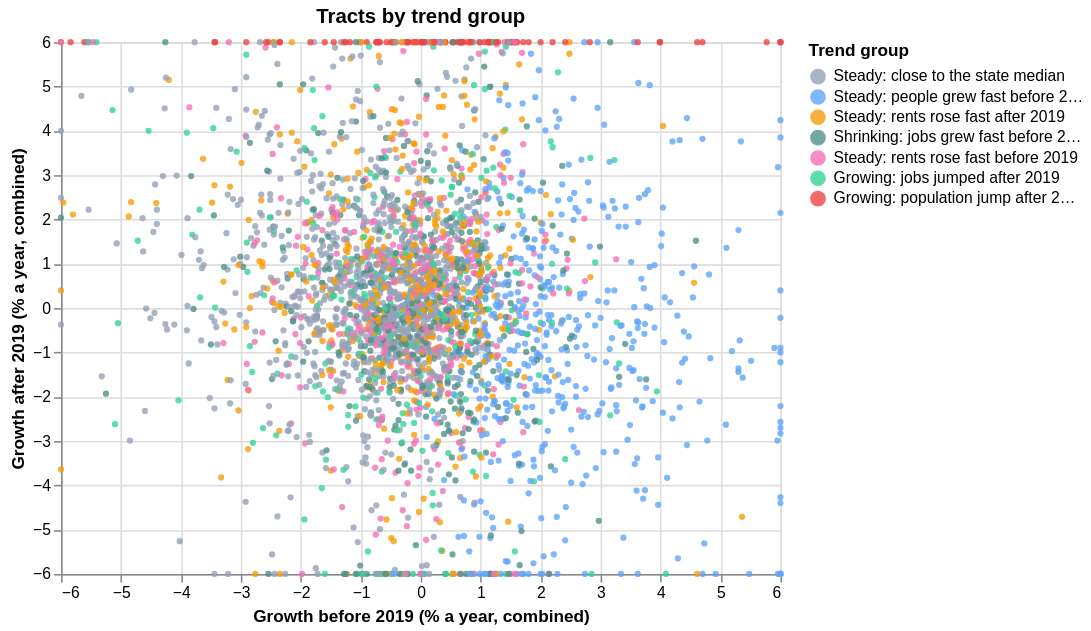

Write notebook code for a chart like this one.
### Markdown cell above
### Explore the groups

Left: each tract by its growth before and after 2019, coloured by group. Click a group in the legend to pick it (shift-click for more). Right: the map you can zoom and hover. The groups are descriptive, not natural clusters (silhouette 0.136).

### Code cell
tg = pd.read_csv(ROOT / "data/processed/trends_tract.csv", dtype={"GEOID": str})
tg = tg[tg.trend_group.notna() & (tg.trend_group != "Not enough data")]
pts = tg[["GEOID", "trend_group", "growth_before", "growth_after"]].dropna().copy()
pts[["growth_before", "growth_after"]] = (pts[["growth_before", "growth_after"]] * 100).clip(-6, 6).round(2)
order = list(pts.trend_group.value_counts().index)
palette = ["#94a3b8", "#60a5fa", "#f59e0b", "#4f918b", "#f472b6", "#34d399", "#ef4444", "#14b8a6"][: len(order)]

grp = alt.selection_point(fields=["trend_group"], bind="legend")
alt.Chart(pts).mark_circle(size=16).encode(
    x=alt.X("growth_before:Q", title="Growth before 2019 (% a year, combined)"),
    y=alt.Y("growth_after:Q", title="Growth after 2019 (% a year, combined)"),
    color=alt.Color("trend_group:N", title="Trend group", scale=alt.Scale(domain=order, range=palette)),
    opacity=alt.condition(grp, alt.value(0.8), alt.value(0.05)),
    tooltip=[alt.Tooltip("GEOID:N", title="Tract"), alt.Tooltip("trend_group:N", title="Group"), "growth_before:Q", "growth_after:Q"],
).add_params(grp).properties(width=460, height=340, title="Tracts by trend group")

### Figure 1 — Vega-Lite specification as saved in the notebook (floating-point values rounded to 4 significant figures; data arrays with more than 128 entries replaced by an {"elided": "..."} marker saying what was removed)
{"config": {"view": {"continuousWidth": 300, "continuousHeight": 300}}, "data": {"name": "data-478b8923bcb63ab6bf4f13c03a750265"}, "mark": {"type": "circle", "size": 16}, "encoding": {"color": {"field": "trend_group", "scale": {"domain": ["Steady: close to the state median", "Steady: people grew fast before 2019", "Steady: rents rose fast after 2019", "Shrinking: jobs grew fast before 2019", "Steady: rents rose fast before 2019", "Growing: jobs jumped after 2019", "Growing: population jump after 2019"], "range": ["#94a3b8", "#60a5fa", "#f59e0b", "#4f918b", "#f472b6", "#34d399", "#ef4444"]}, "title": "Trend group", "type": "nominal"}, "opacity": {"condition": {"param": "param_7e3529c9358d017e", "value": 0.8}, "value": 0.05}, "tooltip": [{"field": "GEOID", "title": "Tract", "type": "nominal"}, {"field": "trend_group", "title": "Group", "type": "nominal"}, {"field": "growth_before", "type": "quantitative"}, {"field": "growth_after", "type": "quantitative"}], "x": {"field": "growth_before", "title": "Growth before 2019 (% a year, combined)", "type": "quantitative"}, "y": {"field": "growth_after", "title": "Growth after 2019 (% a year, combined)", "type": "quantitative"}}, "height": 340, "params": [{"name": "param_7e3529c9358d017e", "select": {"type": "point", "fields": ["trend_group"]}, "bind": "legend"}], "title": "Tracts by trend group", "width": 460, "$schema": "https://vega.github.io/schema/vega-lite/v6.4.1.json", "datasets": {"data-478b8923bcb63ab6bf4f13c03a750265": {"elided": "3163 records"}}}
